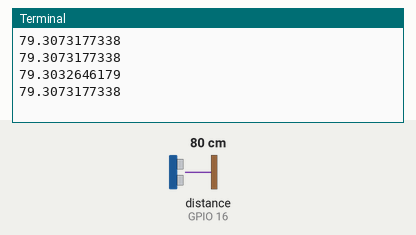
This program was run on a simulated Raspberry Pi (BCM pin numbers). Parts: the last lines printed to the terminal. The test bench sets the inputs (shaded band); at power-on: distance to the obstacle (sensor on GPIO 16) 80 cm. The echo pulse lasts 58.3 µs per cm; the clock reads 2024-03-15 10:24:30 at power-on unless the program sets it.

Above: at 1.2 s.
1.3 s: distance to the obstacle (sensor on GPIO 16) set to 2 cm
At 1.43 s:
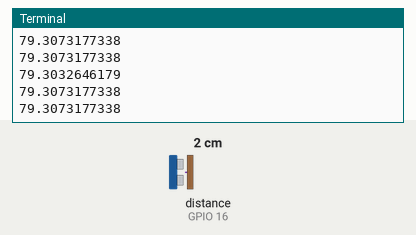
2.8 s: distance to the obstacle (sensor on GPIO 16) set to 4 cm
At 2.94 s:
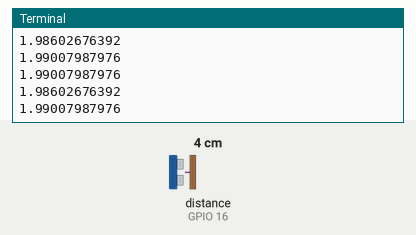
Timing chart, 0 to 5.8 s (numbered marks = the images above; inputs shaded):
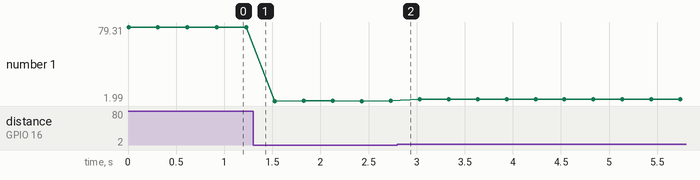

The program:

Ultrasonic.py
```python
#!/usr/bin/env python

import RPi.GPIO as GPIO
import time
import sys

TRIG = 12
ECHO = 16

def setup():
	GPIO.setmode(GPIO.BCM)
	GPIO.setup(TRIG, GPIO.OUT)
	GPIO.setup(ECHO, GPIO.IN)

def distance():
	GPIO.output(TRIG, 0)
	time.sleep(0.000002)

	GPIO.output(TRIG, 1)
	time.sleep(0.00001)
	GPIO.output(TRIG, 0)


	while GPIO.input(ECHO) == 0:
		a = 0
	time1 = time.time()
	while GPIO.input(ECHO) == 1:
		a = 1
	time2 = time.time()

	during = time2 - time1
	return during * 340 / 2 * 100

def loop():
	while True:
		dis = distance()
		print dis
		sys.stdout.flush()
		time.sleep(0.3)

def destroy():
	GPIO.cleanup()

if __name__ == "__main__":
	setup()
	try:
		loop()
	except KeyboardInterrupt:
		destroy()
```

Measured:
- plotted number 1: 79.31 → 1.99 after the input at 1.3 s, 1.99 → 3.96 after the input at 2.8 s
